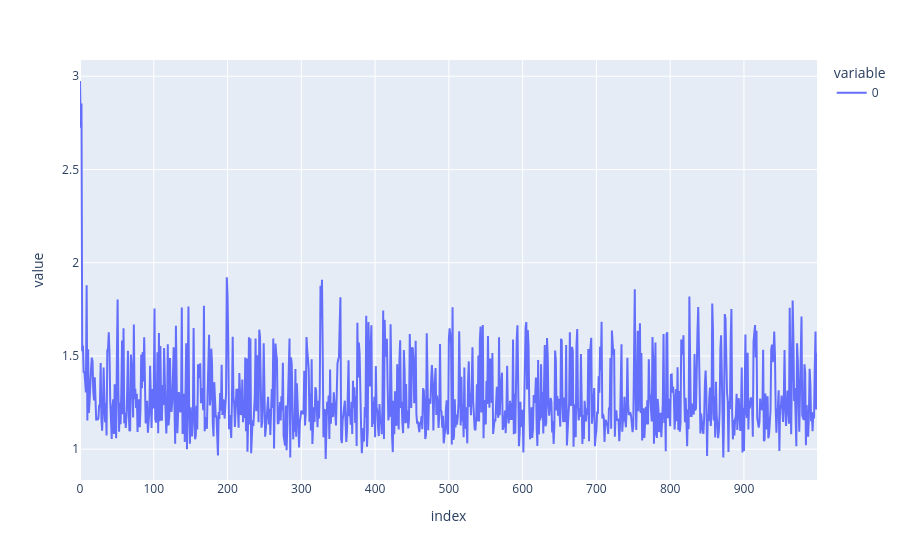

Source (notebook cell):
### Code cell
import plotly.express as px
px.line(losses)

### Figure 1 — Plotly figure (JSON) as saved in the notebook; plotly's stock layout.template omitted (floating-point values rounded to 4 significant figures; data arrays with more than 128 entries replaced by an {"elided": "..."} marker saying what was removed)
{"data": [{"hovertemplate": "variable=0<br>index=%{x}<br>value=%{y}<extra></extra>", "legendgroup": "0", "line": {"color": "#636efa", "dash": "solid"}, "mode": "lines", "name": "0", "orientation": "v", "showlegend": true, "type": "scatter", "x": {"elided": "1000 int values"}, "xaxis": "x", "y": {"elided": "1000 float values"}, "yaxis": "y"}], "layout": {"legend": {"title": {"text": "variable"}, "tracegroupgap": 0}, "margin": {"t": 60}, "xaxis": {"anchor": "y", "domain": [0, 1], "title": {"text": "index"}}, "yaxis": {"anchor": "x", "domain": [0, 1], "title": {"text": "value"}}}}
